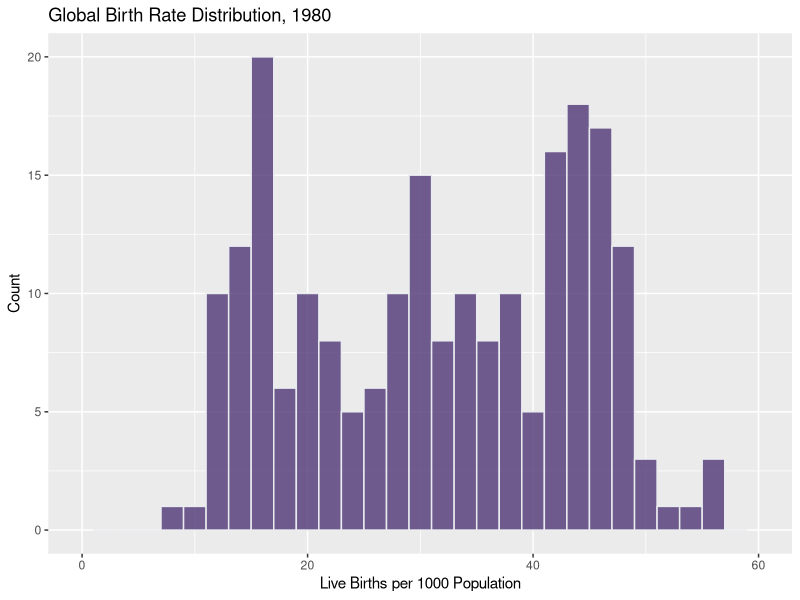

Write the R code that produced this figure. (Note: this script raises an error after producing the figure.)
# ## DISTRIBUTION ##
# 
# dataURL <- "http://datasets.flowingdata.com/birth-rate.csv"
# 
# # Load data
# birth <- read.csv(dataURL)

# Set Working Directory
setwd("C:/Users/micha/OneDrive/Documents/GitHub/DSC640/Weeks11-12/")

# Load libraries
library(ggplot2)
library(reshape2)
library(gdata)

# Set color to Bellevue purple
color = "#4f3674"

# Load data
birthdf <- read.csv('birth-rate.csv')
educadf <- read.csv('education.csv')

summary(birthdf$X1980)
head(educadf)

# # Histogram in base R
# hist(birthdf$X1980)
# hist(birthdf$X1980, breaks = 20)


## HISTOGRAM

# Plot histogram
# ggplot(birthdf, aes(x=X1980)) +
#   geom_histogram()
# 
# ggplot(birthdf, aes(x=X1980)) +
#   geom_histogram(binwidth = 2)

ggplot(birthdf, aes(x=X1980)) +
  geom_histogram(binwidth = 2, fill=color, color="#e9ecef", alpha=0.8) +
  xlim(0,60) +
  ggtitle('Global Birth Rate Distribution, 1980') +
  labs(x="Live Births per 1000 Population", y="Count")
  

## BOX PLOT

# # Plot box plot
# ggplot(educadf, aes(x=reading)) +
#   geom_boxplot(fill=color, alpha=0.8)
# 
# 
# head(educadf[,1:4])

names(educadf)

# Rename relevant columns to Title Case
# # https://stackoverflow.com/questions/7531868/how-to-rename-a-single-column-in-a-data-frame
# library(gdata)
# educadf <- rename.vars(educadf, from = c("reading", "math", "writing"),
#                        to = c("Reading", "Math", "Writing"))
# https://www.geeksforgeeks.org/convert-first-letter-of-every-word-to-uppercase-in-r-programming-str_to_title-function/?ref=lbp
library(stringr)
names(educadf) <- str_to_title(names(educadf))

head(educadf)

# Remove United States due to averages
educadf <- educadf[educadf$State != "United States",]

# # Remove Washington, DC due to outliers
# crimeDF <- crimeDF[crimeDF$state != "District of Columbia",]
# # And remove United States due to averages
# crimeDF <- crimeDF[crimeDF$state != "United States",]
# 
# 
# educadf[educadf$State != "United States",]

head(educadf)

# Reformat education data
# https://www.statmethods.net/management/reshape.html
library(reshape2)
edumelt <- melt(educadf[,1:4], id="state")

head(edumelt)

# Save reformatted data as CSV for use elsewhere
write.csv(edumelt, "education_melted.csv", row.names = FALSE)

# Make Box plot
ggplot(edumelt, aes(x=variable, y=value)) +
  geom_boxplot(fill=color, alpha=0.8) +
  ggtitle('Distribution of SAT Scores in the United States') +
  labs(x="Subject", y="SAT Score")


## BULLET CHART


# 
summary(educadf)
mean(educadf$Reading)
educadf[educadf['State'] == 'Nebraska']


b_colors <- c("#4f3674", "#8867b8", "#9d82c5")
names(b_colors) <- c('Ok', 'Good', 'Excellent')

ggplot() +
  geom_bar(educadf, aes(x = State, y = Reading, fill = Reading), stat = 'identity', position = 'stack')

ggplot() +
  geom_bar(data = head(educadf), 
           aes(x = State, y = Reading), 
           fill = 'black', width = 0.2, stat = 'identity')

names(educadf)
head(educadf, 10)
